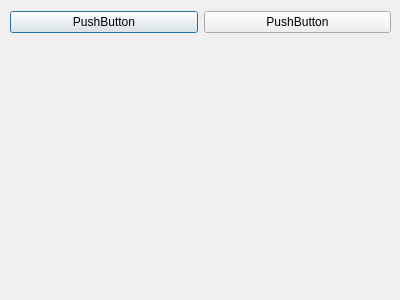
<?xml version="1.0" encoding="UTF-8"?>
<ui version="4.0">
 <class>Dialog</class>
 <widget class="QDialog" name="Dialog">
  <property name="geometry">
   <rect>
    <x>0</x>
    <y>0</y>
    <width>400</width>
    <height>300</height>
   </rect>
  </property>
  <property name="windowTitle">
   <string>Dialog</string>
  </property>
  <widget class="SFBAccordion" name="sfbAccordion">
   <property name="geometry">
    <rect>
     <x>10</x>
     <y>10</y>
     <width>381</width>
     <height>281</height>
    </rect>
   </property>
   <widget class="QWidget" name="page">
    <property name="geometry">
     <rect>
      <x>0</x>
      <y>0</y>
      <width>381</width>
      <height>233</height>
     </rect>
    </property>
   </widget>
   <widget class="QWidget" name="page_2">
    <property name="geometry">
     <rect>
      <x>0</x>
      <y>0</y>
      <width>381</width>
      <height>233</height>
     </rect>
    </property>
    <widget class="QWidget" name="layoutWidget">
     <property name="geometry">
      <rect>
       <x>0</x>
       <y>0</y>
       <width>381</width>
       <height>25</height>
      </rect>
     </property>
     <layout class="QHBoxLayout" name="horizontalLayout">
      <item>
       <widget class="QPushButton" name="pushButton">
        <property name="text">
         <string>PushButton</string>
        </property>
       </widget>
      </item>
      <item>
       <widget class="QPushButton" name="pushButton_2">
        <property name="text">
         <string>PushButton</string>
        </property>
       </widget>
      </item>
     </layout>
    </widget>
   </widget>
  </widget>
 </widget>
 <customwidgets>
  <customwidget>
   <class>SFBAccordion</class>
   <extends>QFrame</extends>
   <header>widgets/SFBAccordion.h</header>
   <addpagemethod>addPage</addpagemethod>
   <container>1</container>
  </customwidget>
 </customwidgets>
 <resources/>
 <connections/>
</ui>
